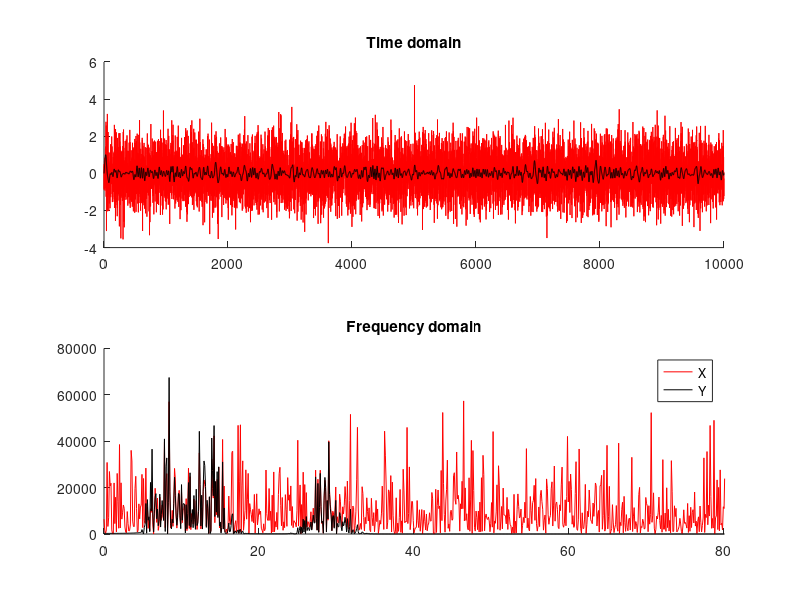

Write the MATLAB code that produced this figure.
%%
%     COURSE: Signal processing and image processing in MATLAB and Python
%    SECTION: Filtering
%      VIDEO: Code challenge: Filter these signals!
% Instructor: mikexcohen.com
%
%%


fs = 1000;
N = 10000;
x = randn(N,1);



%%% lowpass
fcutoff = 30;
transw  = .2;
order   = round( 5*fs/fcutoff );
shape   = [ 1 1 0 0 ];
frex    = [ 0 fcutoff fcutoff+fcutoff*transw fs/2 ] / (fs/2);


% filter 
filtkern = firls(order,frex,shape);
y = filtfilt(filtkern,1,x);


%%% highpass
fcutoff = 5;
transw  = .05;
order   = round( 5*fs/fcutoff );
shape   = [ 0 0 1 1 ];
frex    = [ 0 fcutoff fcutoff+fcutoff*transw fs/2 ] / (fs/2);

% filter 
filtkern = firls(order,frex,shape);
y = filtfilt(filtkern,1,y);


%%% notch
fcutoff = [ 18 24 ];
transw  = .1;
order   = round( 5*fs/fcutoff(1) );
shape   = [ 1 1 0 0 1 1 ];
frex    = [ 0 fcutoff(1)*(1-transw) fcutoff fcutoff(2)+fcutoff(2)*transw fs/2 ] / (fs/2);

% filter 
filtkern = firls(order,frex,shape);
y = filtfilt(filtkern,1,y);






clf
subplot(211), hold on
plot(x,'r')
plot(y,'k')
title('Time domain')

yX = abs(fft(y)).^2;
xX = abs(fft(x)).^2;
hz = linspace(0,fs,N);

subplot(212), hold on
plot(hz,xX,'r');
plot(hz,yX,'k');
set(gca,'xlim',[0 80])
title('Frequency domain')

legend({'X';'Y'})


%%
